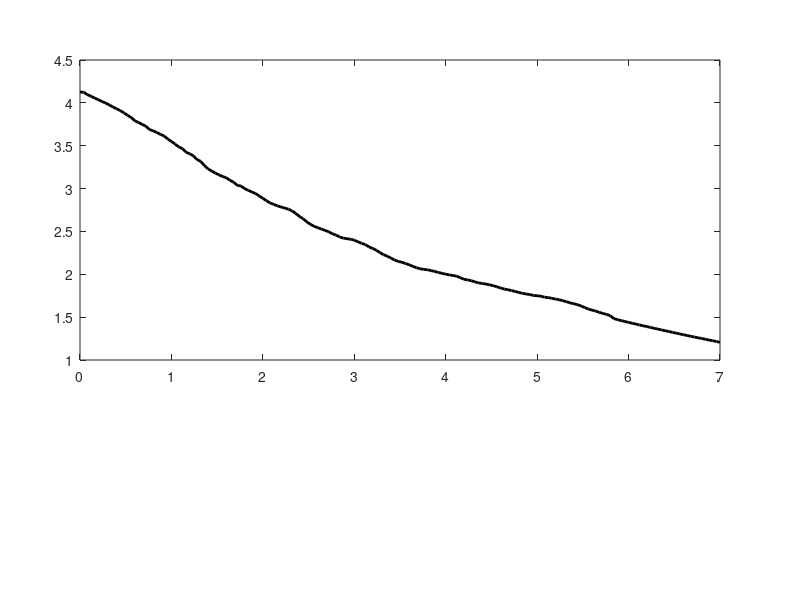

The MATLAB script that drew this image: (Note: this script raises an error after producing the figure.)
clear all; 
close all;

%% --------------------------------
%define parameters and constants
%----------------------------------
rho=917;              % density of ice in kg/m^3
g=9.8;                  % gravity in m/s^2
n=3;                    % glen's flow law constant

s_per_year = 365.35*24*3600;        % number of seconds in a year (s yr^-1)
A_T = 6.8e-24*s_per_year;       % softness parameter for -5 degree ice (yr^-1 Pa^-3)
fd = 2*A_T/(n+2);                           % constants lumped together, and put into standard units.  (Pa^-3 yr^-1)
fs = 5.7e-20*s_per_year;                % sliding parameter fromOerlemans; (Pa^-3 m^2 yr-1)

%% --------------------------------
%define grid spacing and time
%----------------------------------
load space.mat
% xmx = 6500;          % max of the domain size in m
% delx = 50;              % grid spacing in m
% nxs = round(xmx/delx) + 1;  % number of grid points
% x = 0:delx:xmx;                   % x array (each point)

delt = 0.002; % time step in yrs 
ts = 0;             % starting time in yrs
tf = 200;      % final time in yrs
nts=floor((tf-ts)/delt) +1; % number of time steps ('round' used because need nts as integer)
nyrs = tf-ts;       % just final time - start time

%% -----------------
% define accumulation/ablation
%-----------------

% climate foricing for steady state
b = 7 -(20/6000)*x;      % mass balance in /yr

% climate forcing--for non steady state
mu = 0.65;      % melt rate in m /yr /degC
gamma = 5.5e-3;     % atmospheric lapse rate in degC/m
%gamma = 9e-3;

sigT = 0.2;     % standard deviation of temperature, in deg C
sigP = 0.5;     % standard deviation of precipitation in m/yr

Tp = sigT*randn(nyrs+1,1); % temperature forcing (around the mean).  changes every year (not timestep)
Pp = sigP*randn(nyrs+1,1);  % precip forcing (around the mean).  changes every year (not timestep)

%% ---------------------------------
% glacier bed geometries
%---------------------------------
% del = 4e3/log(3);
% zb =  4392.*exp(-x/del);   % bed profile in m  
% %zb = (-0.1*x+1000);  

%% -----------------------
% initialize arrays
%------------------------
load Hinit.mat
H0 = Hinit;   % initial thickness of ice (in m)--do not confuse with h, ice elevation.  h = H+zb
Qp=zeros(size(x));      % Qp equals j+1/2 flux
Qm=zeros(size(x));      % Qm equals j-1/2 flux
up = zeros(size(x));    % velocity at j +1/2 grid 
um = zeros(size(x));    % velcotiy at j-1/2 grid
dHdt=zeros(size(x));        %  slope of ice thickness -- do not confuse with dhdx, surface slope.  dhdx = dzdx+dHdx
H= H0;                    % initialize height array

yr = 0;         % for counting years
idx_out = 0;    % 
deltout = 1;    % for counting years
nouts = round(nts/1);   % for counting years
edge_out = zeros(length(nouts));    % for counting
t_out = zeros(length(nouts));           % for counting

iter=1;
%%-----------------------------------------
% begin loop over time
%-----------------------------------------

 for i=1:nts
    
     
    t = delt*(i-1); % time in years 
    
    % use the following "if" statement if you want a variable climate
    
        if (t == floor(t))      % only want it if it is a whole number year (not a fraction of a year)
                yr = yr+1;          % tick to the next year
                P = ones(size(x))*(5.0+Pp(yr));        % add the new climat forcing
                T_wk    = (23.375+Tp(yr))*ones(size(x)) - gamma*(zb+H);    % add the new temperature forcing
                melt = max(0,mu*T_wk);      % convert the temeperature to melt/ablation with meltrate factor--don't "negative" melt
                b = P-melt;     % accumulation/ablation profile for this year
        end
%-----------------------------------------
% begin loop over space
%-----------------------------------------
   for j=1:nxs-1  % 
       
       if j==1      % at the glacier divide

                H_ave =(H(1) + H(2))/2;          % average glacier thickness between divide and second point
                dHdx = (H(2) - H(1))/delx;      % linear slope of glacier thickness between divide and second point
                dzbdx = (zb(2) - zb(1))/delx;     % linear slope of bed between divide and second point
                dhdx = dHdx+dzbdx;             % linear surface slope of ice between divide and second point
            
                Qp(1) = -(dhdx).^3 * H_ave.^4*(rho*g)^3*(fd*H_ave+fs/H_ave);       % flux at plus half grid point
                up(1) = Qp(1)/H_ave;    % velocity at half grid point
            
                Qm(1) = 0;                      % flux at minus half grid point = 0 because we start at the divide--nothing flowing in
                um(1) = Qm(1)/H(1);       % velocity is also zero coming in
            
                dHdt(1) = b(1) - Qp(1)/(delx/2);    % change in thickness at the divide for this timestep is based on snowfall in/out, flux out
           
       elseif H(j)==0 && H(j-1)>0 % at the glacier toe
        
                Qp(j) = 0;   % nothing to flux out of the end
                up(j) = 0;   % no velocity b/c no ice
           
                H_ave = (0+H(j-1))/2;              % thickness of glacier is average of  last point with thickness and a thickness of 0     
                dHdx = 0-H(j-1)/delx;              % slope is based on last point with thickness and a thickness of 0
                dzbdx =(zb(j)-zb(j-1))/delx;       % bed slope between toe and last point with thickness
                dhdx = dHdx+dzbdx;            % surface slope between toe and last point with thickness
           
                Qm(j) = -(rho*g)^3*H_ave.^4*(dhdx).^3*(fd*H_ave+fs/H_ave);    % flux coming from the last point with thickness and melting out before it reaches a new grid point
                um(j) = Qm(j)/H_ave;         % velocity at the toe
           
                dHdt(j) = b(j) -(Qp(j)- Qm(j))/delx;     % change in height of the glacier at the toe based on the snowfall in/melt out and the flux in/out
                edgeT = j; 	%index of glacier toe - used for fancy plotting
           
       elseif H(j)<=0 && H(j-1)<=0 % beyond glacier toe - no glacier flux
  
                dHdt(j) = b(j);  % thickness change is only from any change in accumulaiton in/melt out
           
                % no flux in, no flux out
                Qp(j) = 0; 
                Qm(j) = 0;
           
                um(j) =0; 
                up(j) = 0;
            
       else  % within the glacier
            
           % first for the flux going out
                H_ave = (H(j+1) + H(j))/2;              % the average thickness between j and j+1
                dHdx = (H(j+1) - H(j))/delx;           % the linear ice thickness slope between j and j+1
                dzbdx = (zb(j+1) - zb(j))/delx;       % the linear bed slope between j and j+1
                dhdx = dHdx + dzbdx;                      % the surface slope between j and j+1
           
                Qp(j) = -(rho*g)^3*H_ave.^4*(dhdx).^3*(fd*H_ave+fs/H_ave);  % flux coming out
                up(j) = Qp(j)./H_ave;                           % velocity coming out
           
           % now for the flux coming in
                H_ave = (H(j-1) + H(j))/2;               % the average thickness between j and j-1
                dHdx = (H(j) - H(j-1))/delx;            % the linear ice thickness slope between j and j-1
                dzbdx = (zb(j) - zb(j-1))/delx;       % the linear bed slope between j and j-1
                dhdx = dHdx + dzbdx;                      % the surface slope between j and j-1

                Qm(j) = -(rho*g)^3*H_ave.^4*dhdx.^3*(fd*H_ave+fs/H_ave);        % flux coming in
                um(j) = Qm(j)/H_ave;            % velocity coming in
           
           % change in height at point j for this timestep
           dHdt(j) = b(j) - (Qp(j) - Qm(j))/delx;       % based on accumulation in/melt out and flux in/out
       
       end  
       
       dHdt(nxs) = 0; % enforce no change at edge of domian


   end  % done with each point in space
   
 
   % For the next timestep, the thickness is equal to the thickness profile at i
   % (H(:,i)), plus the amount that the thickness has changed at each point
   % over this time period, (dHdt*delt).  The ice thickness at each point
   % needs to be positive, so we choose the max of 0 and the summation.
   % since dHdt can be negative, we want to be sure we don't have values
   % for a negative ice thickness.
   
   H = max(0 , (H + (dHdt*delt)));

   
%% ----------------------------
% plot glacier every so often
%----------------------------
        if t/1 == floor(t/1)                    % recall: t = time in years.  so, if t is a whole year (not a fraction thereof)...
            idx_out = idx_out+1;            % bump up the index
            edge_out(idx_out) = delx*(find(H>1,1,'last'));    % save the edge for that whole year
             t_out(idx_out) = t;                % and save the whole years
             time = ['t = ' num2str(t) ' yrs'];
        end
    
        if t/4 == floor(t/4)          % plotting every year would take too long;  plot once every 20 years
        
            fig1=figure(1); hold off
            subplot('position',[0.1 0.40 0.8 0.50]) 
            plot(x/1000,zb/1000,'k','linewidth',2)
            x1 = [x(1:edgeT) fliplr(x(1:edgeT))]; z1 = [zb(1:edgeT) fliplr(zb(1:edgeT)+H(1:edgeT))];
            patch(x1/1000,z1/1000,'c')
            %plot(x1/1000,z1/1000,'g');
            axis([0 xmx/1000 min(zb)/1000-.1 max(zb)/1000+1]);
            xlabel('Distance (km)','fontsize',14); ylabel('Elevation (km)','fontsize',14)
         
            h3 = text('position',[0.77, 0.92],'string',time,'units','normalized','fontsize',16);
      
            grid on
            hold off    
        
         figure(1)
         subplot('position',[0.1 0.1 0.8 0.2])
         plot(t_out,edge_out/1000,'k','linewidth',2); axis([0 tf 3 6]); hold off
         xlabel('Time (years)','fontsize',14); ylabel('Terminus (km)','fontsize',14)
         grid on
         M(iter)=getframe(fig1);
         iter=iter+1;
         
        figure(23);hold off;
        plot(x,H,'c*');
        end  % done with fancy plotting
   
 end  % done with each time step




